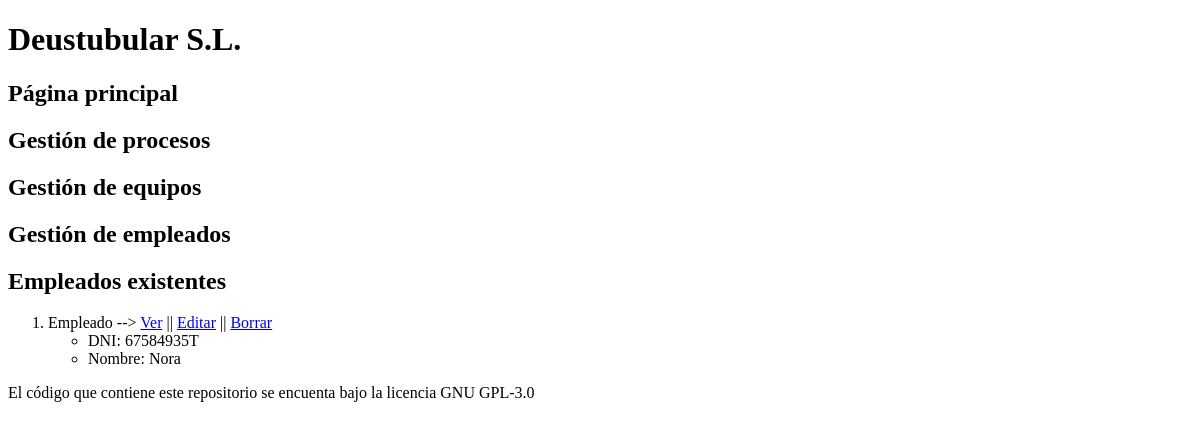
The page /appProduccion/empleados/ on the database as committed earlier.
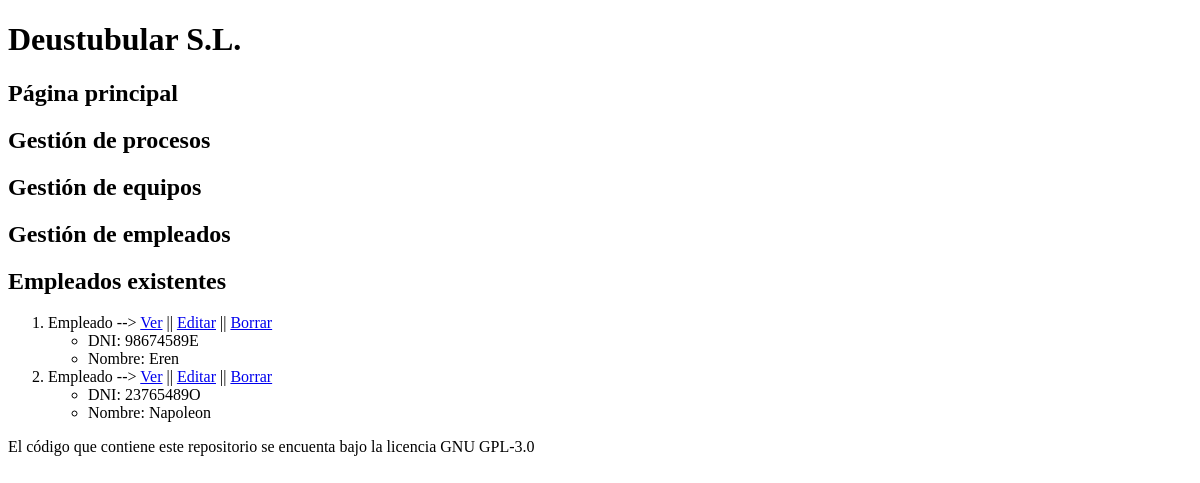
The same page on the database as committed later.
### appProduccion/models.py (models this page shows, shortened)
class Empleado(models.Model):
    dni = models.CharField(primary_key=True, max_length=20)
    """Por nombres compuestos"""
    nombre = models.CharField(max_length=100)
    """Dos apellidos"""
    apellidos = models.CharField(max_length=150)
    email = models.CharField(max_length=100)
    """Valor defecto ejemplo"""
    telefono = models.IntegerField(default=666666666)
    direccion = models.CharField(max_length=150)
    fecha_nacimiento = models.DateField()

### appProduccion/views.py (the view)
# urls.py: path('empleados/', views.EmpleadoListView.as_view(), name='empleado_list'),
class EmpleadoListView(ListView):
    model = Empleado
    template_name = 'empleado_list.html'
    queryset = Empleado.objects.order_by('nombre')
    def get_context_data(self, **kwargs):
        context = super(EmpleadoListView, self).get_context_data(**kwargs)
        context['titulo_pagina'] = 'Empleados existentes'
        return context

### appProduccion/Templates/empleado_list.html
{% extends "base.html" %}
{% block contenido %}
<ol>
    {% for em in empleado_list %}
    <li>
        Empleado --> <a href="{% url 'empleado_detail' em.dni %}">Ver</a> ||
        <a href="{% url 'empleado_edit' em.dni %}">Editar</a> ||
        <a href="{% url 'empleado_delete' em.dni %}">Borrar</a>
        <ul>
            <li>DNI: {{ em.dni }}</li>
            <li>Nombre: {{ em.nombre }}</li>
        </ul>
    </li>
    {% endfor %}
</ol>
{% endblock %}

### appProduccion/Templates/base.html (shortened to what this page needs)
<!DOCTYPE html>
<html lang="en">
<head>
</head>
<body>
<header>
    <h1>Deustubular S.L.</h1>
    <nav>
        <h2>Página principal</h2>
        <h2>Gestión de procesos</h2>
        <h2>Gestión de equipos</h2>
        <h2>Gestión de empleados</h2>
    </nav>
</header>
<main>
    <h2>{{ titulo_pagina }}</h2>
    {% block contenido %}
    {% endblock %}
</main>
</body>
<footer>
    <p>El código que contiene este repositorio se encuenta bajo la licencia GNU GPL-3.0</p>
</footer>
</html>

Rows that differ between the two databases and show on the page:
removed Empleado: dni "67584935T", nombre "Nora"
added Empleado: dni "98674589E", nombre "Eren"
added Empleado: dni "23765489O", nombre "Napoleon"
